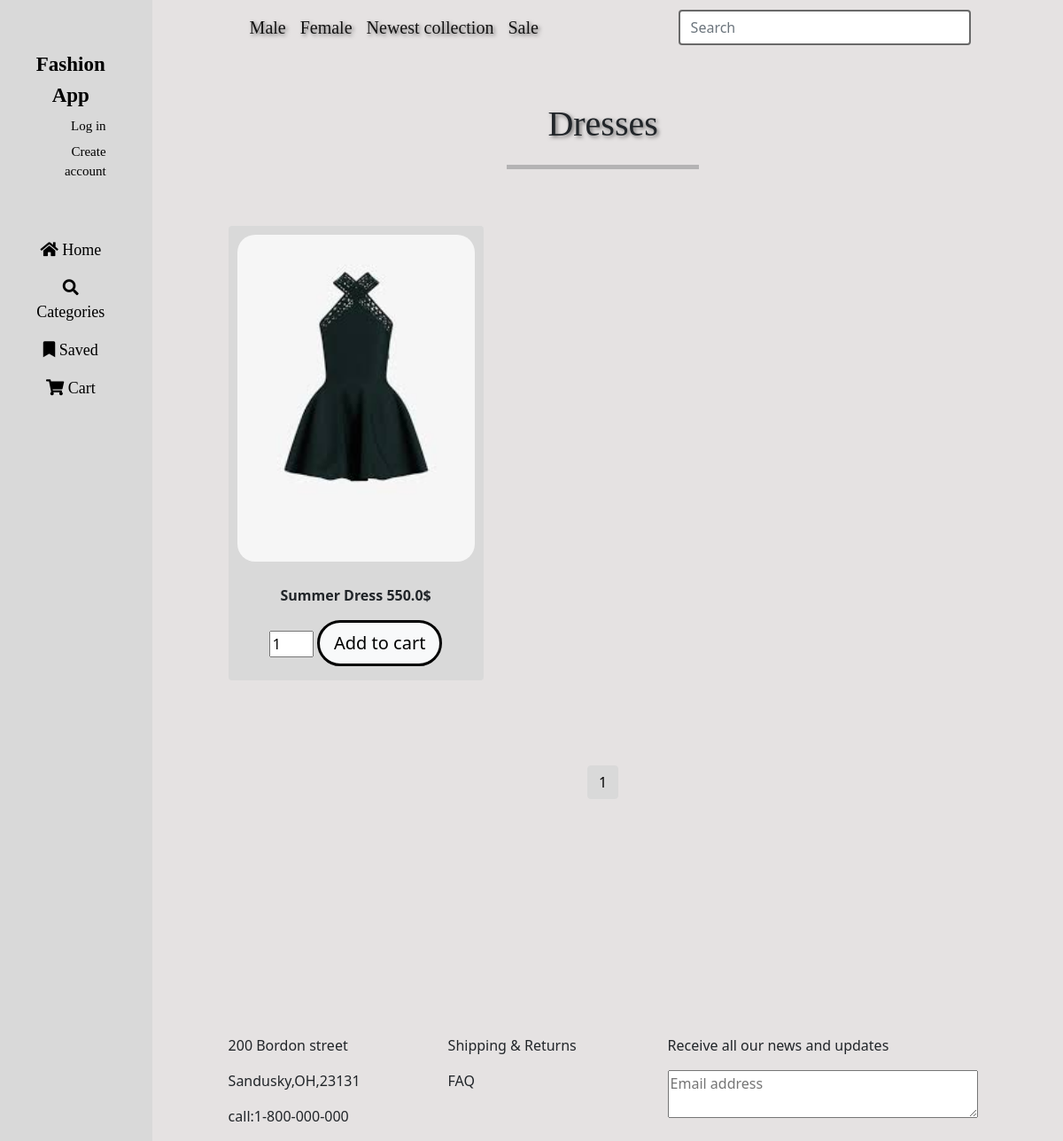
The page /Dresses/ on the database its author committed.
### Fashionapp/models.py (models this page shows, shortened)
class Product(models.Model):
    name = models.CharField(max_length=30)
    category = models.ForeignKey(Category, on_delete=models.CASCADE)
    price = models.FloatField()
    quantity = models.IntegerField()
    image = models.ImageField(upload_to=None, blank=True, null=True)
    created_at = models.DateField(auto_now_add=True)
    updated_at = models.DateField(auto_now=True)
    created_by = models.ForeignKey(User, on_delete=models.CASCADE)

### Fashionapp/views.py (the view, shortened to what this page needs)
# urls.py: path('Dresses/', dresses, name="dresses"),
def dresses(request):
    try:
        category = Category.objects.get(name="Dresses")  # Get the "Dresses" category
        products = Product.objects.filter(category=category)  # Filter products by category
    except Category.DoesNotExist:
        products = []  # Empty list if the category doesn't exist
    paginator = Paginator(products, 6)  # Limit 6 products per page
    page_number = request.GET.get('page')  # Get the current page number from the query parameters
    page_obj = paginator.get_page(page_number)  # Get the Page object for the current page
    context = {"products": page_obj}
    return render(request, 'dresses.html', context=context)

### Fashionapp/templates/dresses.html (shortened to what this page needs)
<!doctype html>
<html lang="en">
<head>
    <link href="https://cdn.jsdelivr.net/npm/bootstrap@5.0.2/dist/css/bootstrap.min.css" rel="stylesheet">
    <link rel="stylesheet" href="https://cdnjs.cloudflare.com/ajax/libs/font-awesome/5.15.3/css/all.min.css">
</head>
<body>
<section>
    <div class="row" style="background-color: #E5E2E2">
        <div class="col-3" id="meni" style="margin-right: 50px">
            <div class="container mt-5">
                <ul class="nav flex-column">
                    <li class="nav-item" style="text-align: center;">
                        <a class="nav-link" href="#"
                           style="font-family: 'IM FELL French Canon SC', serif; font-size: 23px;color: black"><b>Fashion
                            App</b></a>
                    </li>
                    {% if user.is_authenticated %}
                        <li class="nav-item" style="text-align: right">
        <span class="nav-link"
              style="font-family: 'IM FELL French Canon SC', serif; color: black; font-size: 15px; margin-top: -10px">
            Logged in as: {{ user.username }}
        </span>
                        </li>
                        <li class="nav-item" style="text-align: right">
                            <a class="nav-link" href="{% url 'logout' %}"
                               style="font-family: 'IM FELL French Canon SC', serif; color: black; font-size: 15px; margin-top: -10px">Log
                                out</a>
                        </li>
                    {% else %}
                        <li class="nav-item" style="text-align: right">
                            <a class="nav-link" href="{% url 'login' %}"
                               style="font-family: 'IM FELL French Canon SC', serif; color: black ; font-size: 15px;margin-top: -10px">Log
                                in</a>
                        </li>
                        <li class="nav-item" style="text-align: right;">
                            <a class="nav-link" href="{% url 'signup' %}"
                               style="font-family: 'IM FELL French Canon SC', serif; color: black; font-size: 15px;margin-top: -10px">Create
                                account</a>
                        </li>
                    {% endif %}
                </ul>
            </div>
            <div class="container mt-5">
                <ul class="nav flex-column">
                    <li class="nav-item" style="text-align: center;">
                        <a class="nav-link" href="{% url 'home' %}"
                           style="font-family: 'IM FELL French Canon SC', serif; color: black; font-size: 18px;"><i
                                class="fas fa-home"></i> Home</a>
                    </li>
                    <li class="nav-item" style="text-align: center;">
                        <a class="nav-link" href="{% url 'categories' %}"
                           style="font-family: 'IM FELL French Canon SC', serif; color: black; font-size: 18px;"><i
                                class="fas fa-search"></i> Categories</a>
                    </li>
                    <li class="nav-item" style="text-align: center;">
                        <a class="nav-link" href="#"
                           style="font-family: 'IM FELL French Canon SC', serif; color: black; font-size: 18px;"><i
                                class="fas fa-bookmark"></i> Saved</a>
                    </li>
                    <li class="nav-item" style="text-align: center;">
                        <a class="nav-link" href="{% url 'cart' %}"
                           style="font-family: 'IM FELL French Canon SC', serif; color: black; font-size: 18px;"><i
                                class="fas fa-shopping-cart"></i> Cart</a>
                    </li>
                </ul>
            </div>
        </div>
        <div class="col-9">
            <div>
                <nav class="navbar navbar-expand-lg navbar-light">
                    <div class="container">
                        <div class="collapse navbar-collapse" id="navbarSupportedContent">
                            <ul class="navbar-nav me-auto mb-2 mb-lg-0">
                                <li class="nav-item">
                                    <a class="nav-link active" aria-current="page" href="#">Male</a>
                                </li>
                                <li class="nav-item">
                                    <a class="nav-link active" aria-current="page" href="#">Female</a>
                                </li>
                                <li class="nav-item">
                                    <a class="nav-link active" aria-current="page" href="#">Newest collection</a>
                                </li>
                                <li class="nav-item">
                                    <a class="nav-link active" aria-current="page" href="#">Sale</a>
                                </li>
                            </ul>
                            <form class="d-flex" action="{% url 'dresses' %}" method="GET">
                                <input class="form-control me-2" type="search" name="query" placeholder="Search"
                                       aria-label="Search"
                                       style="width: 330px; border: 2px solid dimgrey">
                            </form>
                        </div>
                    </div>
                </nav>
            </div>
            <div class="container mt-5">
                <div class="row" style="text-align: center; justify-content: center">
                    <p id="gd">Dresses</p>
                    <hr class="w-25" style="height: 5px">
                </div>
            </div>
            <div class="container mt-5">
                <div class="row" id="srede">
                    {% for prod in products %}
                        <div class="col-4 pb-5">
                            <div class="card h-100 d-flex flex-column"
                                 style="width: 18rem; border: 0px; background-color: #D9D9D9">
                                <img src="{{ MEDIA_URL }}{{ prod.image.url }}" class="card-img-top"
                                     style="border-radius: 30px; padding: 10px" alt="...">
                                <div class="card-body flex-grow-1" style="text-align: center">
                                    <b>{{ prod.name }} {{ prod.price }}$</b>
                                    <form method="POST" action="{% url 'dresses' %}">
                                        <input type="number" name="quantity" value="1" min="1" style="width: 50px">
                                        <button type="submit" name="add_to_cart" class="btn-lg btn-light mt-3"
                                                style="border-radius: 50px; border: 3px solid black">Add to cart
                                        </button>
                                    </form>
                                </div>
                            </div>
                        </div>
                    {% endfor %}
                </div>
            </div>
            <section>
                <div class="row mt-5">
                    <div class="col">
                        <nav aria-label="Page navigation">
                            <ul class="pagination justify-content-center">
                                {% for i in products.paginator.page_range %}
                                    {% if products.number == i %}
                                        <li class="page-item active" aria-current="page">
                                            <span class="page-link custom-page-link-active">{{ i }}</span>
                                        </li>
                                    {% else %}
                                        <li class="page-item">
                                            <a class="page-link" href="?page={{ i }}">{{ i }}</a>
                                        </li>
                                    {% endif %}
                                {% endfor %}
                            </ul>
                        </nav>
                    </div>
                </div>
            </section>
            <div class="footer" style="margin-top: 200px">
                <div class="container">
                    <div class="row">
                        <div class="col">
                            <p>200 Bordon street</p>
                            <p>Sandusky,OH,23131</p>
                            <p>call:1-800-000-000</p>
                        </div>
                        <div class="col">
                            <p>Shipping & Returns</p>
                            <p>FAQ</p>
                        </div>
                        <div class="col">
                            <p>Receive all our news and updates</p>
                            <textarea placeholder="Email address" style="width: 350px"></textarea>
                        </div>
                    </div>
                </div>
            </div>
        </div>
    </div>
</section>
</body>
</html>

### Fashionapp/templates/dresses.html (style rules this page uses)
html, body { height: 100%; margin: 0; padding: 0; overflow-x: hidden; }
.row { flex-grow: 1; }
#meni { background: #D9D9D9; width: 15%; }
.navbar-nav .nav-link { font-family: "Inria Serif", serif; font-size: 20px; text-shadow: 2px 2px 4px rgba(0, 0, 0, 0.5); }
#gd { font-family: "Inria Serif", serif; font-size: 40px; text-shadow: 2px 2px 4px rgba(0, 0, 0, 0.5); }
.footer { background-color: #E5E2E2; padding-top: 50px; text-align: left; }
.page-link { color: black; }
.pagination .page-item.active .page-link { background-color: #D9D9D9; border-color: #D9D9D9; color: #000000; }

### rows shown on the page
Product: image (picture), name "Summer Dress", price "550.0"

### other values the page prints
{{ i }} "1"
